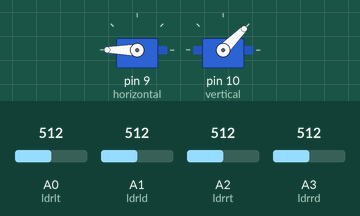
Bench run of a sketch on a simulated Arduino Uno, built with avr-gcc and run on an emulated ATmega328P. Shown: 2 × servo. Inputs (shaded band) come from the test bench; at power-on: A0 (ldrlt) = 512, A2 (ldrrt) = 512, A1 (ldrld) = 512, A3 (ldrrd) = 512.

Above: at 3.7 s.
3.8 s: A0 (ldrlt) set to 679
5.3 s: A0 (ldrlt) set to 711
At 5.46 s:
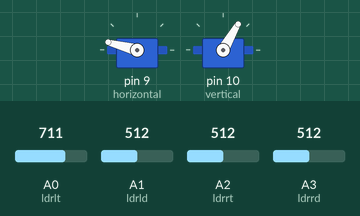
At 8.0 s:
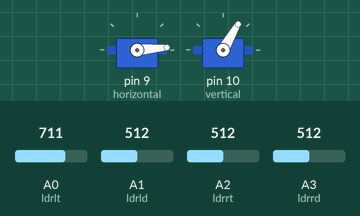
8.3 s: A2 (ldrrt) set to 142
9.8 s: A2 (ldrrt) set to 119
At 10.9 s:
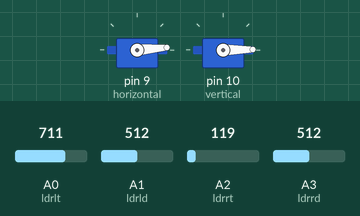
11.9 s: A2 (ldrrt) set to 488
13.4 s: A2 (ldrrt) set to 513
At 13.86 s:
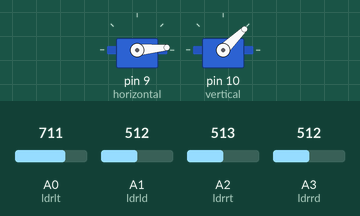
Timing chart, 0 to 16.4 s (numbered marks = the images above; inputs shaded):
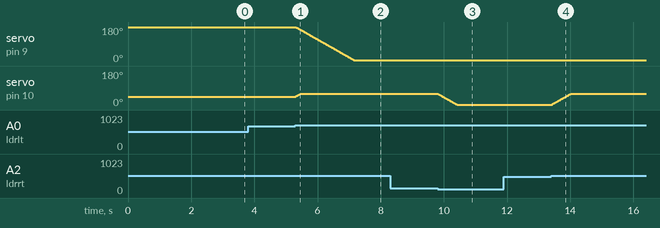

The sketch:

solar_tracker_system_using_arduino_and_ldr_sensor1.ino
```cpp
// Include the Servo library to control the servo motors
#include <Servo.h>

// --- Servo Definitions ---

// Horizontal Servo
Servo horizontal;         // Create a servo object for horizontal movement
int servoh = 180;         // Initial horizontal servo position (degrees)
int servohLimitHigh = 175; // Upper limit for horizontal servo
int servohLimitLow = 5;   // Lower limit for horizontal servo

// Vertical Servo
Servo vertical;           // Create a servo object for vertical movement
int servov = 45;          // Initial vertical servo position (degrees)
int servovLimitHigh = 60; // Upper limit for vertical servo
int servovLimitLow = 1;   // Lower limit for vertical servo

// --- LDR Pin Definitions ---
// Assign analog pins to each LDR sensor
int ldrlt = A0; // LDR top-left
int ldrrt = A2; // LDR top-right
int ldrld = A1; // LDR down-left
int ldrrd = A3; // LDR down-right

void setup() {
  // Attach the servo objects to their corresponding digital PWM pins
  horizontal.attach(9);
  vertical.attach(10);

  // Set the servos to their initial positions
  horizontal.write(servoh);
  vertical.write(servov);

  // Wait for 2.5 seconds to allow servos to reach their initial position
  delay(2500);
}

void loop() {
  // --- Read LDR Sensor Values ---
  // Read the analog value from each of the four LDRs
  int lt = analogRead(ldrlt); // top-left
  int rt = analogRead(ldrrt); // top-right
  int ld = analogRead(ldrld); // down-left
  int rd = analogRead(ldrrd); // down-right

  // --- Define Control Parameters ---
  int dtime = 10; // delay time in milliseconds for smooth movement
  int tol = 90;   // tolerance value to prevent jittering when light is balanced

  // --- Calculate Light Averages and Differences ---
  // Calculate the average light values for each side
  int avt = (lt + rt) / 2; // average of top LDRs
  int avd = (ld + rd) / 2; // average of down LDRs
  int avl = (lt + ld) / 2; // average of left LDRs
  int avr = (rt + rd) / 2; // average of right LDRs

  // Calculate the difference in light between opposite sides
  int dvert = avt - avd;   // difference between top and down
  int dhoriz = avl - avr; // difference between left and right

  // --- Vertical Servo Control ---
  // Check if the vertical light difference is outside the tolerance range
  if ((-1*tol > dvert || dvert > tol)) {
    // If the top is brighter than the bottom
    if (avt > avd) {
      servov = ++servov; // Increment vertical servo position
      // Constrain the servo to its upper limit
      if (servov > servovLimitHigh) {
        servov = servovLimitHigh;
      }
    }
    // If the bottom is brighter than the top
    else if (avd > avt) {
      servov = --servov; // Decrement vertical servo position
      // Constrain the servo to its lower limit
      if (servov < servovLimitLow) {
        servov = servovLimitLow;
      }
    }
    vertical.write(servov); // Move the vertical servo to the new position
  }

  // --- Horizontal Servo Control ---
  // Check if the horizontal light difference is outside the tolerance range
  if ((-1*tol > dhoriz || dhoriz > tol)) {
    // If the left is brighter than the right
    if (avl > avr) {
      servoh = --servoh; // Decrement horizontal servo position
      // Constrain the servo to its lower limit
      if (servoh < servohLimitLow) {
        servoh = servohLimitLow;
      }
    }
    // If the right is brighter than the left
    else if (avr > avl) {
      servoh = ++servoh; // Increment horizontal servo position
      // Constrain the servo to its upper limit
      if (servoh > servohLimitHigh) {
        servoh = servohLimitHigh;
      }
    }
    // If the light is perfectly balanced horizontally, wait for 5 seconds
    else if (avl == avr) {
      delay(5000);
    }
    horizontal.write(servoh); // Move the horizontal servo to the new position
  }

  // Add a small delay for smoother operation
  delay(dtime);
}
```

Measured:
- the behaviour switches between 693 and 694 on A0 (ldrlt) (found by bisection; images 0 and 1)
- the behaviour switches between 133 and 132 on A2 (ldrrt) (found by bisection; images 2 and 3)
- the behaviour switches between 494 and 495 on A2 (ldrrt) (found by bisection; images 3 and 4)
- after the input at 3.8 s, every drawn part: stays the same
- after the input at 5.3 s, servo on pin 9 (horizontal): moves from 180° to 5° over 1.8 s, starting at once; servo on pin 10 (vertical): 45° → 60° at once
- after the input at 8.3 s, every drawn part: stays the same
- after the input at 9.8 s, servo on pin 10 (vertical): moves from 60° to 1° over 0.61 s, starting at once
- after the input at 11.9 s, every drawn part: stays the same
- after the input at 13.4 s, servo on pin 10 (vertical): moves from 1° to 60° over 0.61 s, starting at once
